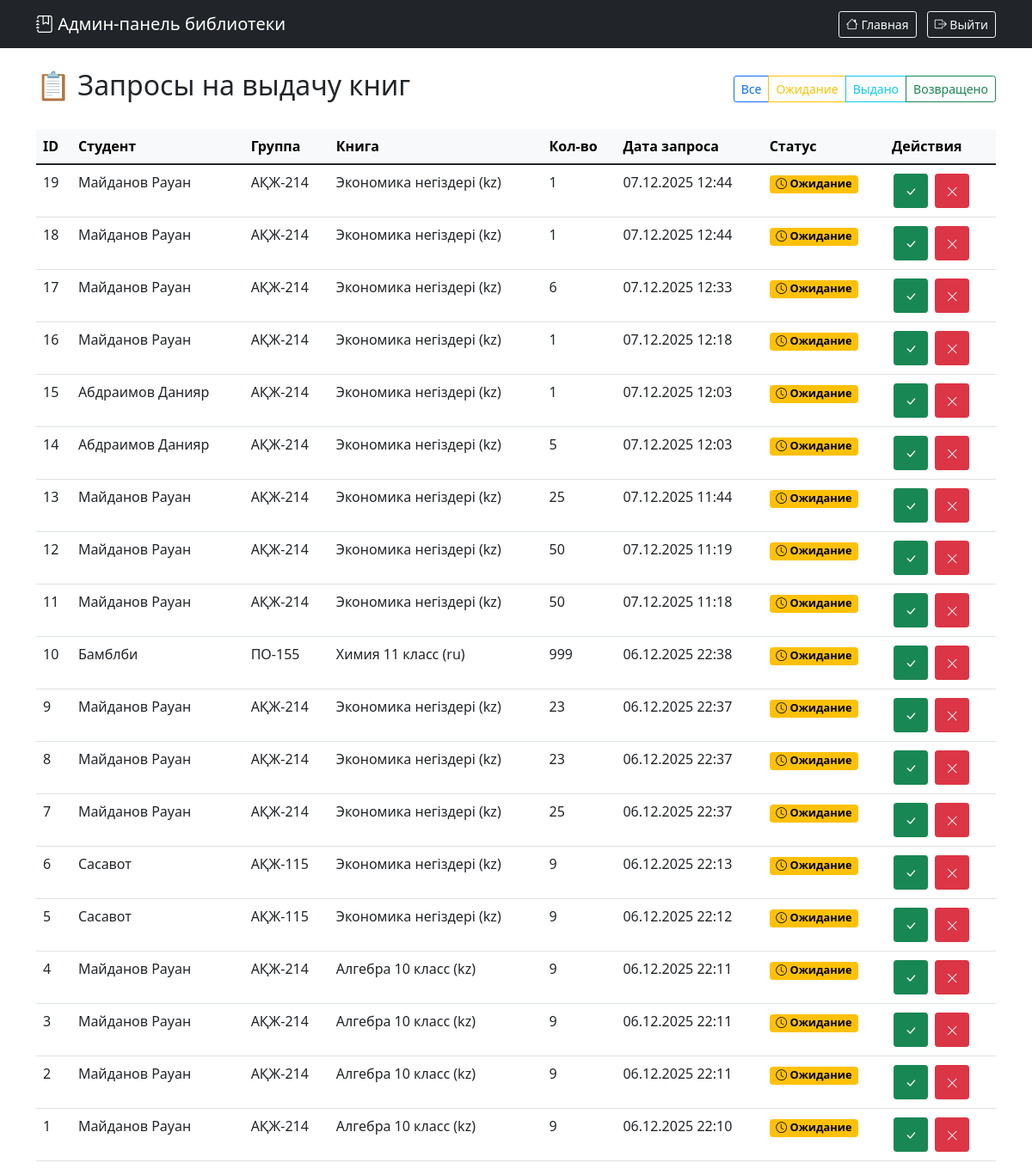
/admin (signed in), run on an earlier commit of the app's database.
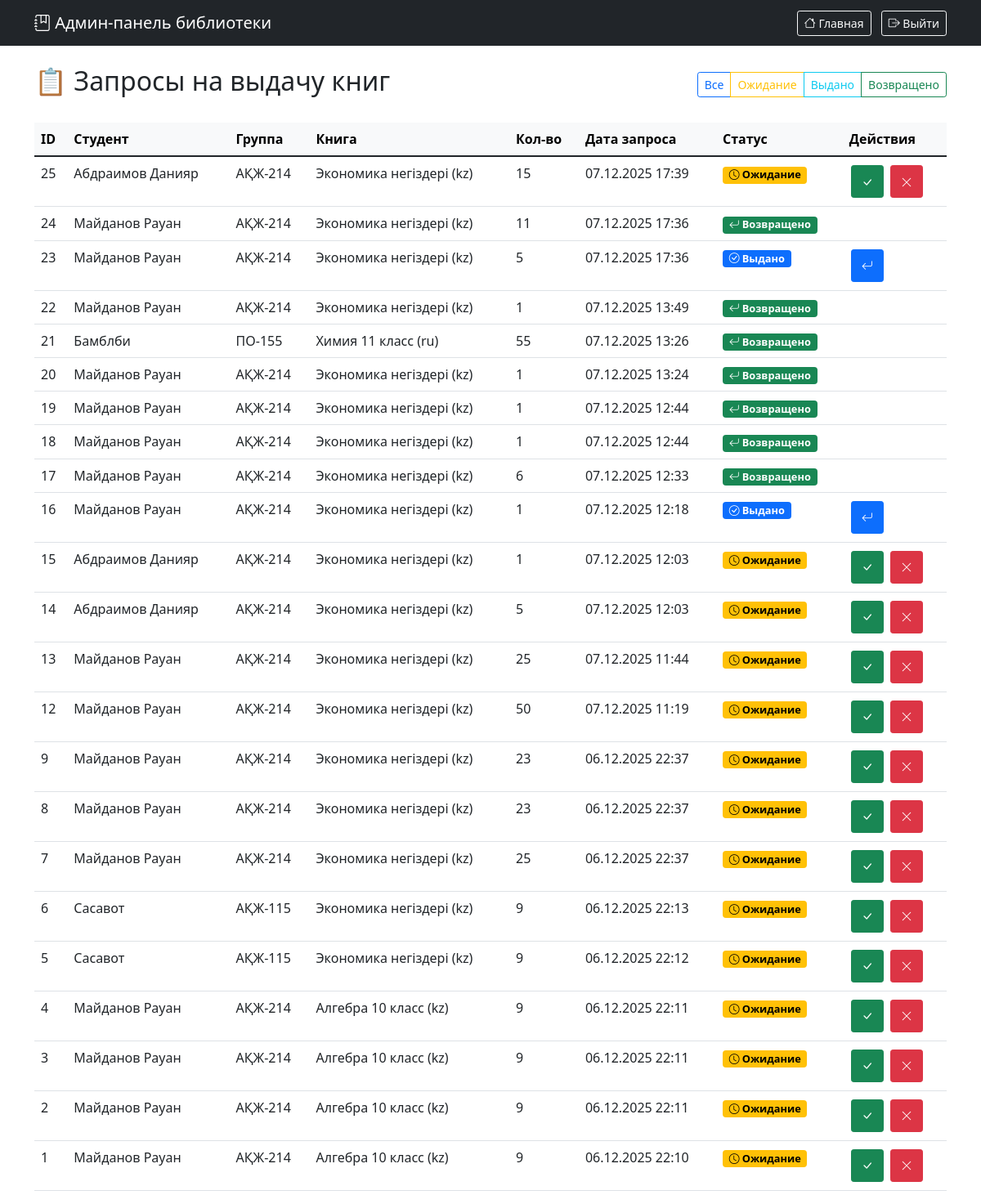
And on a later commit of the database.
### models.py (models this page shows, shortened)
class BookRequest(db.Model):
    __tablename__ = 'book_requests'
    id = db.Column(db.Integer, primary_key=True)
    student_id = db.Column(db.Integer, db.ForeignKey('students.id'), nullable=False)
    book_id = db.Column(db.Integer, db.ForeignKey('books.id'), nullable=False)
    request_date = db.Column(db.DateTime, nullable=False, default=db.func.now())  # Дата создания запроса
    issue_date = db.Column(db.DateTime)  # Дата выдачи (когда библиотекарь подтвердил)
    planned_return_date = db.Column(db.DateTime)  # Планируемая дата возврата (+90 минут)
    actual_return_date = db.Column(db.DateTime)  # Фактическая дата возврата
    quantity = db.Column(db.Integer, nullable=False, default=1)  # Количество взятых экземпляров
    status = db.Column(db.String(20), nullable=False, default='ожидание')  # статусы: ожидание, выдано, возвращено
    book = db.relationship('Book', backref='requests')

class Student(db.Model):
    __tablename__ = 'students'
    id = db.Column(db.Integer, primary_key=True)
    full_name = db.Column(db.String(100), nullable=False)  # ФИО
    group_id = db.Column(db.Integer, db.ForeignKey('groups.id'), nullable=False)
    book_requests = db.relationship('BookRequest', backref='student', lazy=True)

class Group(db.Model):
    __tablename__ = 'groups'
    id = db.Column(db.Integer, primary_key=True)
    name = db.Column(db.String(50), unique=True, nullable=False)  # Например: "АҚЖ-214"
    language = db.Column(db.String(10), nullable=False)  # "kz" или "ru"
    course = db.Column(db.Integer, nullable=False)  # 1 или 2
    students = db.relationship('Student', backref='group', lazy=True)

class Book(db.Model):
    __tablename__ = 'books'
    id = db.Column(db.Integer, primary_key=True)
    name = db.Column(db.String(200), nullable=False)  # Название книги
    author = db.Column(db.String(100), nullable=False)  # Автор книги
    year = db.Column(db.Integer, nullable=False)  # Год издания
    total_quantity = db.Column(db.Integer, nullable=False)  # Всего экземпляров
    available_quantity = db.Column(db.Integer, nullable=False)  # Доступно сейчас
    language = db.Column(db.String(10), nullable=False)  # Язык книги
    course = db.Column(db.Integer, nullable=False)  # Курс

### app.py (the view)
@app.route('/admin')
@admin_required
def admin_dashboard():
    requests = BookRequest.query.order_by(BookRequest.request_date.desc()).all()
    return render_template('admin.html', requests=requests)

### app.py (called while the page is built)
def admin_required(f):
    @wraps(f)
    def decorated_function(*args, **kwargs):
        if not session.get('admin_logged_in'):
            return redirect(url_for('admin_login'))
        return f(*args, **kwargs)
    return decorated_function

### templates/admin.html (shortened to what this page needs)
<!DOCTYPE html>
<html lang="ru">
<head>
    <link href="https://cdn.jsdelivr.net/npm/bootstrap@5.1.3/dist/css/bootstrap.min.css" rel="stylesheet">
    <link rel="stylesheet" href="https://cdn.jsdelivr.net/npm/bootstrap-icons@1.8.1/font/bootstrap-icons.css">
</head>
<body>
    <nav class="navbar navbar-dark bg-dark">
        <div class="container">
            <span class="navbar-brand">
                <i class="bi bi-journal-bookmark"></i> Админ-панель библиотеки
            </span>
            <div>
                <a href="{{ url_for('admin_dashboard') }}" class="btn btn-outline-light btn-sm me-2">
                    <i class="bi bi-house"></i> Главная
                </a>
                <a href="{{ url_for('admin_logout') }}" class="btn btn-outline-light btn-sm">
                    <i class="bi bi-box-arrow-right"></i> Выйти
                </a>
            </div>
        </div>
    </nav>
    <div class="container mt-4">
        <div class="d-flex justify-content-between align-items-center mb-4">
            <h2>📋 Запросы на выдачу книг</h2>
            <div class="btn-group">
                <button class="btn btn-outline-primary btn-sm" data-filter="all">Все</button>
                <button class="btn btn-outline-warning btn-sm" data-filter="waiting">Ожидание</button>
                <button class="btn btn-outline-info btn-sm" data-filter="issued">Выдано</button>
                <button class="btn btn-outline-success btn-sm" data-filter="returned">Возвращено</button>
            </div>
        </div>
        {% if requests %}
        <div class="table-responsive">
            <table class="table table-hover" id="requestsTable">
                <thead class="table-light">
                    <tr>
                        <th>ID</th>
                        <th>Студент</th>
                        <th>Группа</th>
                        <th>Книга</th>
                        <th>Кол-во</th>
                        <th>Дата запроса</th>
                        <th>Статус</th>
                        <th>Действия</th>
                    </tr>
                </thead>
                <tbody>
                    {% for req in requests %}
                    <tr data-status="{{ req.status }}">
                        <td>{{ req.id }}</td>
                        <td>{{ req.student.full_name if req.student else 'Неизвестно' }}</td>
                        <td>
                            {% if req.student and req.student.group %}
                                {{ req.student.group.name }}
                            {% else %}
                                -
                            {% endif %}
                        </td>
                        <td>
                            {% if req.book %}
                                {{ req.book.name }} ({{ req.book.language }})
                            {% else %}
                                Книга удалена
                            {% endif %}
                        </td>
                        <td>{{ req.quantity }}</td>
                        <td>{{ req.request_date.strftime('%d.%m.%Y %H:%M') if req.request_date else '-' }}</td>
                        <td>
                            {% if req.status == 'ожидание' %}
                                <span class="badge status-badge status-waiting">
                                    <i class="bi bi-clock"></i> Ожидание
                                </span>
                            {% elif req.status == 'выдано' %}
                                <span class="badge status-badge status-issued">
                                    <i class="bi bi-check-circle"></i> Выдано
                                </span>
                            {% elif req.status == 'возвращено' %}
                                <span class="badge status-badge status-returned">
                                    <i class="bi bi-arrow-return-left"></i> Возвращено
                                </span>
                            {% endif %}
                        </td>
                        <td>
                            {% if req.status == 'ожидание' %}
                                <button class="btn btn-success btn-sm action-btn"
                                    data-action="confirm"
                                    data-id="{{ req.id }}"
                                    title="Подтвердить выдачу">
                                    <i class="bi bi-check-lg"></i>
                                </button>
                                <button class="btn btn-danger btn-sm action-btn"
                                    data-action="reject"
                                    data-id="{{ req.id }}"
                                    title="Отклонить запрос">
                                    <i class="bi bi-x-lg"></i>
                                </button>
                            {% elif req.status == 'выдано' %}
                                <button class="btn btn-primary btn-sm action-btn"
                                    data-action="return"
                                    data-id="{{ req.id }}"
                                    title="Отметить возврат">
                                    <i class="bi bi-arrow-return-left"></i>
                                </button>
                            {% endif %}
                        </td>
                    </tr>
                    {% endfor %}
                </tbody>
            </table>
        </div>
        {% else %}
        <div class="alert alert-info">
            <i class="bi bi-info-circle"></i> Запросов на выдачу книг пока нет.
        </div>
        {% endif %}
    </div>
</body>
</html>

### templates/admin.html (style rules this page uses)
.status-badge { font-size: 0.8em; padding: 0.3em 0.6em; }
.status-waiting { background-color: #ffc107; color: #000; }
.status-issued { background-color: #0d6efd; color: #fff; }
.status-returned { background-color: #198754; color: #fff; }
.action-btn { width: 40px; height: 40px; display: inline-flex; align-items: center; justify-content: center; margin: 2px; }

What changed in the data, as far as the page shows it:
removed BookRequest: id "11", student "Майданов Рауан", student.group.name "АҚЖ-214", book.name "Экономика негіздері", book.language "kz", quantity "50", request_date "07.12.2025 11:18", status "ожидание" (drawn)
removed BookRequest: id "10", student "Бамблби", student.group.name "ПО-155", book.name "Химия 11 класс", book.language "ru", quantity "999", request_date "06.12.2025 22:38", status "ожидание" (drawn)
added BookRequest: id "25", student "Абдраимов Данияр", student.group.name "АҚЖ-214", book.name "Экономика негіздері", book.language "kz", quantity "15", request_date "07.12.2025 17:39", status "ожидание" (drawn)
added BookRequest: id "24", student "Майданов Рауан", student.group.name "АҚЖ-214", book.name "Экономика негіздері", book.language "kz", quantity "11", request_date "07.12.2025 17:36", status "возвращено" (drawn)
added BookRequest: id "23", student "Майданов Рауан", student.group.name "АҚЖ-214", book.name "Экономика негіздері", book.language "kz", quantity "5", request_date "07.12.2025 17:36", status "выдано" (drawn)
added BookRequest: id "22", student "Майданов Рауан", student.group.name "АҚЖ-214", book.name "Экономика негіздері", book.language "kz", quantity "1", request_date "07.12.2025 13:49", status "возвращено" (drawn)
added BookRequest: id "21", student "Бамблби", student.group.name "ПО-155", book.name "Химия 11 класс", book.language "ru", quantity "55", request_date "07.12.2025 13:26", status "возвращено" (drawn)
added BookRequest: id "20", student "Майданов Рауан", student.group.name "АҚЖ-214", book.name "Экономика негіздері", book.language "kz", quantity "1", request_date "07.12.2025 13:24", status "возвращено" (drawn)
changed BookRequest id 19: status "Ожидание" → "Возвращено"
changed BookRequest id 18: status "Ожидание" → "Возвращено"
changed BookRequest id 17: status "Ожидание" → "Возвращено"
changed BookRequest id 16: status "Ожидание" → "Выдано"
